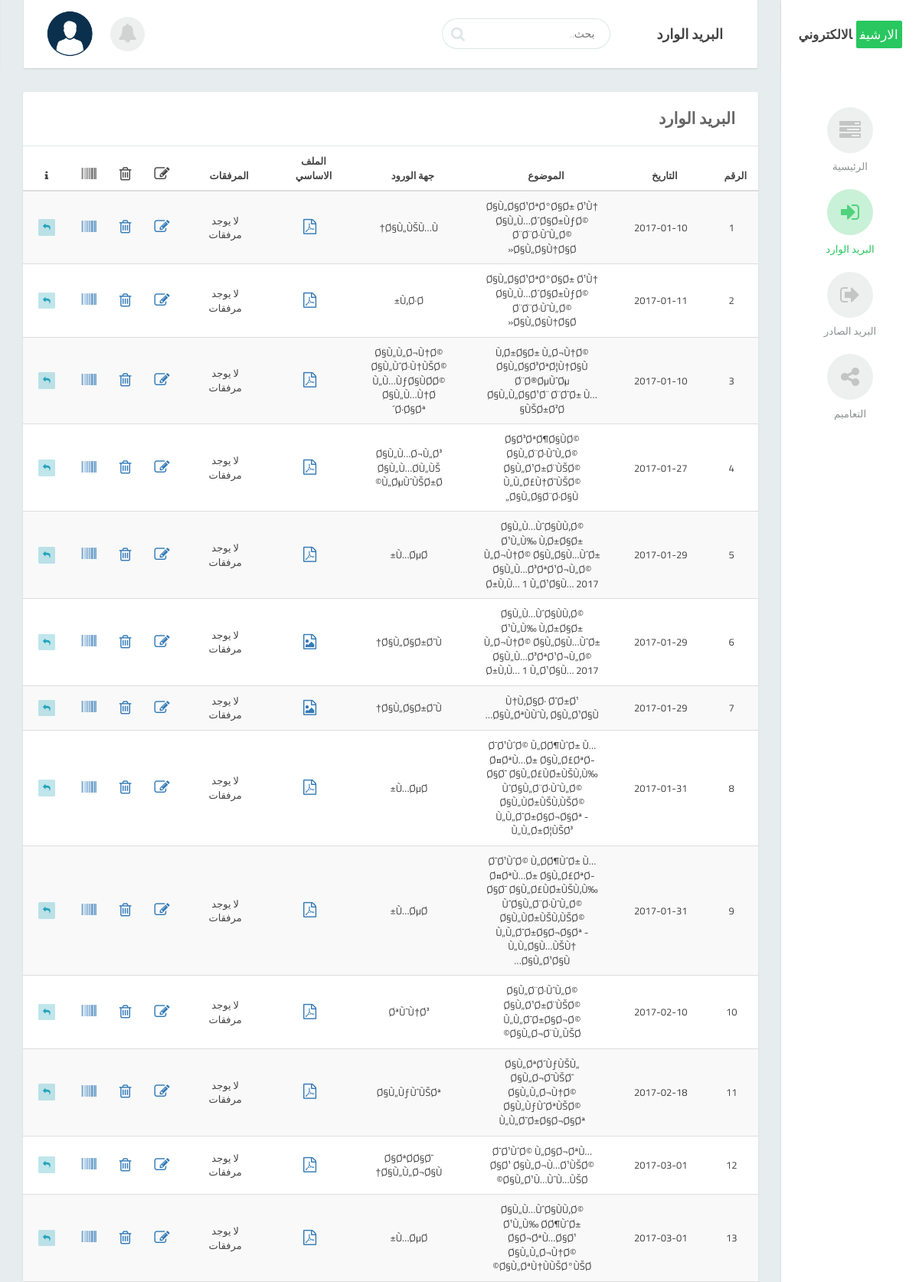
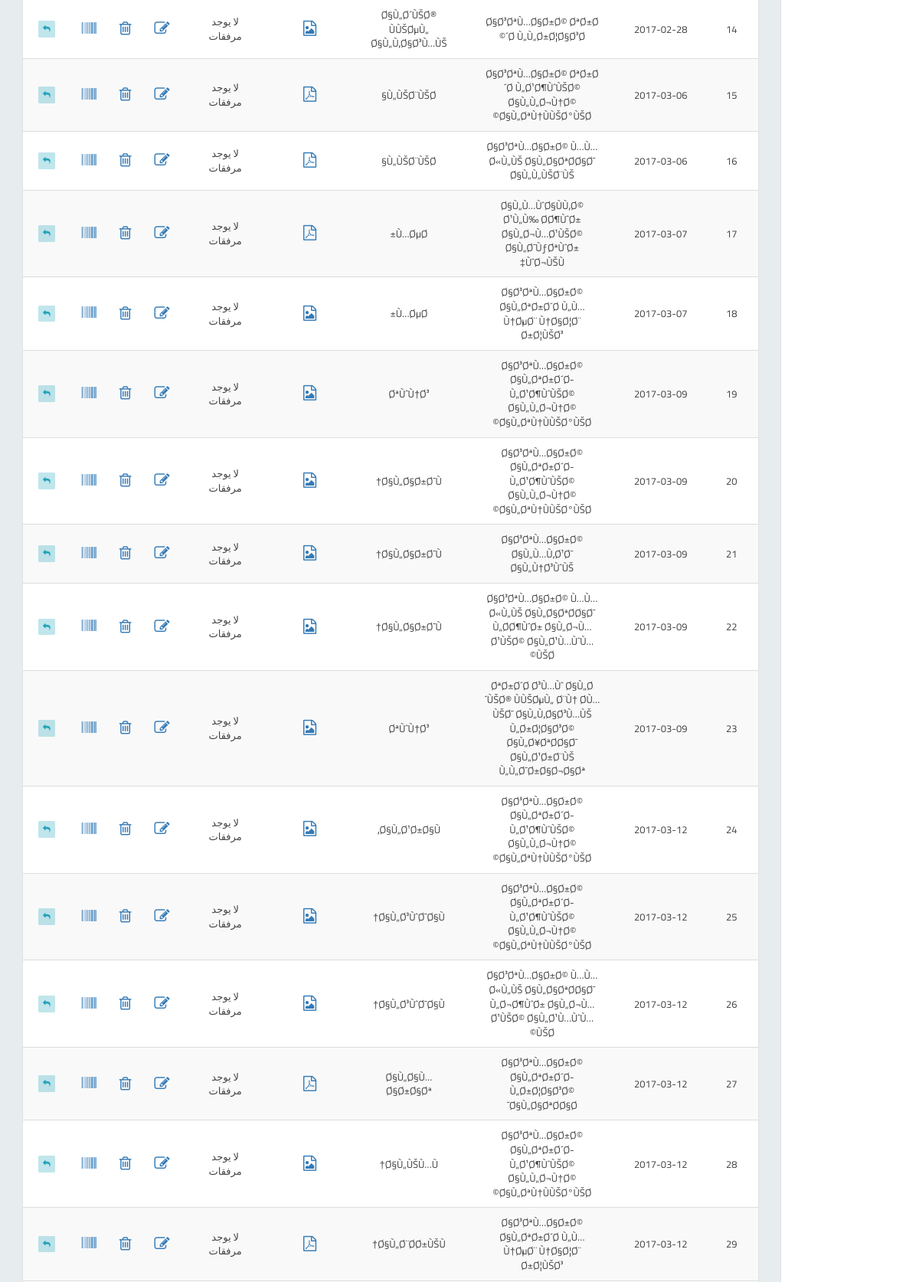
Screenshot of /?page=add_in (signed in, upper part) with the database file from the repository (2 pictures, top to bottom).
### tables this page shows
CREATE TABLE `box` (
  `id` int(11) NOT NULL,
  `b_id` int(11) DEFAULT NULL,
  `desc` text,
  `type` enum('0','1','2') DEFAULT NULL,
  `date` date DEFAULT NULL,
  `from_to` varchar(300) DEFAULT NULL,
  `ready` enum('0','1','2') DEFAULT NULL,
  `year` int(4) NOT NULL
);

CREATE TABLE `attach` (
  `id` int(11) NOT NULL,
  `b_id` int(11) DEFAULT NULL,
  `name` text,
  `type` int(11) DEFAULT NULL
);

### index.php (called while the page is built, shortened)
<?php
require_once("prapare.php");
include("functions.php");
include("links.php");
if (isset($_GET["page"]))
    include($_GET["page"] . ".php");
else
    include("main.php");

### prapare.php (called while the page is built, shortened)
<?php
$Data = array(
  'head' => ' ',
  'body' => ' ',
  'body1' => ' ',
  'links' => '',
  'links2' => '',
  'links3' => '',
  'links4' => '',
  'title' => '',
  'title2' => '',
  'float' => '',
  'code' => ''
);

### add_in.php (the view, shortened to what this page needs)
<?php
if(isset($_SESSION["userid"])==true  and $_SESSION["usertype"]==0)
{
	if(isset($_GET["new"])=="ok")
	{$s="SELECT * FROM `box` WHERE year='{$_SESSION['year']}' and type='0'  and ready='1';";
	AddContent("البريد الوارد الجديد",'title',0);
 AddContent("البريد الوارد الجديد",'title2',0);
	}else
		$s="SELECT * FROM `box` WHERE year='{$_SESSION['year']}' and type='0';";
$sql=mysqli_query($con,$s);
$b=<<<a
  <div class="row">
<div class="col-md-12">
  <div class="card  card-mini">
        <div class="card-header">
          البريد الوارد
        </div>
        <div class="card-body no-padding">
          <table class="datatable table table-striped primary inbox" cellspacing="0"  style="width: 100%; text-align:center"">
    <thead>
        <tr >
            <th style="width:2%">الرقم</th>
            <th  style="width:12%">التاريخ</th>
            <th style="width:%">الموضوع</th>
            <th style="width:11%">جهة الورود</th>
            <th style="width:11%">الملف الاساسي</th>
            <th style="width:12%" >المرفقات</th>
            <th style="width:1%" class="editT"><i class='fa fa-edit' aria-hidden='true' style='font-size:20px'></th>
            <th style="width:1%" class="editT"><i class='fa fa-trash-o' aria-hidden='true' style='font-size:20px'></th>
            <th style="width:1%" class="editT"><i class='fa fa-barcode' aria-hidden='true' style='font-size:19px'></th>
            <th style="width:1%" class="editT"><i class='fa fa-info' aria-hidden='true'></i></th>
        </tr>
    </thead>
    <tbody>
a;
while($res=mysqli_fetch_row($sql))
{
	$b.=<<<b
        <tr >
            <td  onclick="javascript:window.location='?page=add_in&com=ok&id={$res[0]}';">$res[1]</td>
            <td  onclick="javascript:window.location='?page=add_in&com=ok&id={$res[0]}';">$res[4]</td>
			 <td  onclick="javascript:window.location='?page=add_in&com=ok&id={$res[0]}';">$res[2]</td>
			  <td  onclick="javascript:window.location='?page=add_in&com=ok&id={$res[0]}';">$res[5]</td>
	            <td>
b;
$s=mysqli_query($con,"select * from attach where b_id = $res[0] and type=0");
if(mysqli_num_rows($s)==1)
{
while($r=mysqli_fetch_row($s))
{
$value = explode(".", $r[2]);
   $e = strtolower(array_pop($value));
$icon_f=($e=="jpg"|| $e=="jpeg"|| $e=="png")?"file-image-o":(($e=="PDF"|| $e=="pdf")?"file-pdf-o":(($e=="doc"|| $e=="docx")?"file-word-o":"file-text-o"));
$b.="<a href='box/{$r[0]}.{$e}' target='_blank'><i class='fa fa-$icon_f' aria-hidden='true' style='font-size:20px'></i></a>";
}
}
else
$b.="لا يوجد مرفقات";
$b.=<<<b
</td>
<td>
b;
$s=mysqli_query($con,"select * from attach where b_id = {$res[0]} and type=1");
if(mysqli_num_rows($s)>0)
{
while($r=mysqli_fetch_row($s))
{
$value = explode(".", $r[2]);
   $e = strtolower(array_pop($value));
$icon_f=($e=="jpg"|| $e=="jpeg"|| $e=="png")?"file-image-o":(($e=="PDF"|| $e=="pdf")?"file-pdf-o":(($e=="doc"|| $e=="docx")?"file-word-o":"file-text-o"));
$b.="<a href='box/{$r[0]}.{$e}' target='_blank'> <i class='fa fa-$icon_f' aria-hidden='true' style='font-size:20px'></i></a>&nbsp; &nbsp;";
}
}
else
$b.="لا يوجد مرفقات";
$b.=<<<ab
<th style="width:2%"><a href="?page=add_in&edit=ok&id=$res[0]" ><i class='fa fa-edit' aria-hidden='true' style='font-size:20px'></a></th>
<th style="width:2%" ><a  onclick="javascript:confirmDelete('?page=add_in&d=$res[0]')"><i class='fa fa-trash-o' aria-hidden='true' style='font-size:20px'></a></th>
<th style="width:2%"><a href='barcode/index.php?id=$res[0]&num=$res[1]&date=$res[4]' target="black"><i class='fa fa-barcode' aria-hidden='true' style='font-size:19px'></a></th>
ab;
if($res[6]==1)
$b.=<<<ab
<td><span class="badge badge-warning badge-icon"><i class="fa fa-clock-o" aria-hidden="true"></i></span></td>
ab;
elseif($res[6]==0)
$b.="<td><span class='badge badge-info badge-icon'><i class='fa fa-reply' aria-hidden='true'></i></span></td>";
elseif($res[6]==2)
$b.="<td><span class='badge badge-success badge-icon'><i class='fa fa-check' aria-hidden='true'></i></span></td>";
}
$b.=<<<abb
    </tbody>
</table>
        </div>
      </div>  </div>  </div>
	  <script>
function confirmDelete(delUrl) {
  if (confirm("هل انت متأكد من الحذف")) {
    document.location = delUrl;
  }}
</script>
abb;
}
else
include("main.php");
?>

### links.php (shortened to what this page needs)
<?php
if(isset($_SESSION["userid"]))
{
$name=$_SESSION["name"];
$ph=$_SESSION["photo"];
$p=<<<ab
        <li class="dropdown profile">
          <a href="/html/pages/profile.html" class="dropdown-toggle"  data-toggle="dropdown">
            <img class="profile-img" src="profile/$ph">
            <div class="title">الملف الشخصي</div>
          </a>
          <div class="dropdown-menu">
            <div class="profile-info">
              <h4 class="username" style="text-align: right;">$name</h4>
            </div>
            <ul class="action">
              <li>
                <a href="?page=acount">
                  الملف الشخصي
                </a>
              </li>
              <li>
                <a href="?page=setting">
                  الاعدادات
                </a>
              </li>
              <li>
                <a href="?page=Logout">
تسجيل الخروج
                </a>
              </li>
            </ul>
          </div>
        </li>
ab;
 if(  $_SESSION["usertype"]==0)
 { $a=<<<a
<ul class="sidebar-nav">
      <li id="main">
        <a href="?page=main">
          <div class="icon">
            <i class="fa fa-tasks" aria-hidden="true"></i>
          </div>
          <div class="title">الرئيسية</div>
        </a>
      </li>
      <li class="dropdown "  id="add_in">
        <a href="#" class="dropdown-toggle" data-toggle="dropdown">
          <div class="icon">
            <i class="fa fa-sign-in" aria-hidden="true"></i>
          </div>
          <div class="title">البريد الوارد</div>
        </a>
        <div class="dropdown-menu">
          <ul>
            <li class="section"><i class="fa fa-sign-in" aria-hidden="true"></i> البريد الوارد</li>
            <li><a href="?page=add_in">مشاهدة الكل</a></li>
		   <li><a href="?page=add_in&new=ok">الوارد الجديد</a></li>
            <li><a href="?page=add_in&insert=ok">إضافة جديد</a></li>
          </ul>
        </div>
      </li>
	        <li class="dropdown "  id="add_out">
        <a href="#" class="dropdown-toggle" data-toggle="dropdown">
          <div class="icon">
            <i class="fa fa-sign-out" aria-hidden="true"></i>
          </div>
          <div class="title">البريد الصادر</div>
        </a>
        <div class="dropdown-menu" >
          <ul>
            <li class="section"><i class="fa fa-sign-out" aria-hidden="true"></i> البريد الصادر</li>
            <li><a href="?page=add_out">مشاهدة الكل</a></li>
            <li><a href="?page=add_out&insert=ok">إضافة جديد</a></li>
          </ul>
        </div>
      </li>
	        </li>
	        <li class="dropdown "  id="add_t">
        <a href="#" class="dropdown-toggle" data-toggle="dropdown">
          <div class="icon">
            <i class="fa fa-share-alt" aria-hidden="true"></i>
          </div>
          <div class="title">التعاميم</div>
        </a>
        <div class="dropdown-menu">
          <ul>
            <li class="section"><i class="fa fa-share-alt" aria-hidden="true"></i> التعاميم</li>
            <li><a href="?page=add_t">مشاهدة الكل</a></li>
            <li><a href="?page=add_t&insert=ok">إضافة جديد</a></li>
          </ul>
        </div>
      </li>
    </ul>
a;
 }
$ready=($_SESSION['usertype']==0)?1:0;
list($non)=mysqli_fetch_row(mysqli_query($con,"SELECT count(id)
FROM `box`
WHERE `type` = '0'  and year='{$_SESSION['year']}'
AND `ready` = '$ready'"));
if($non==0)
$not=<<<a
    <li class="dropdown notification ">
          <a href="#" class="dropdown-toggle" data-toggle="dropdown">
            <div class="icon"><i class="fa fa-bell" aria-hidden="true"></i></div>
            <div class="title">نظام التنبيهات</div>
          </a>
          <div class="dropdown-menu">
            <ul>
              <li class="dropdown-header">التنبيهات</li>
              <li>
                <a href="?page=add_in&new=ok">
                  لايوجد رسائل جديدة
                </a>
              </li>
              <li class="dropdown-footer">
                <a href="?page=add_in">مشاهدة الكل <i class="fa fa-angle-left" aria-hidden="true"></i></a>
              </li>
            </ul>
          </div>
        </li>
a;
}
else
{
AddContent("","links2",0);
      AddContent('','links',0);
       AddContent('','links3',0);
}
?>

### functions.php (shortened to what this page needs)
<?php
function AddContent($d, $k, $t = 2)
{
    global $Data;
    switch ($t) {
        case 0:
            $Data[$k] = $d;
            break;
    }
}
function print_out()
{
    if (isset($_SESSION["userid"]) != true) {
        global $Data;
        $tem = file_get_contents("login.html");
        foreach ($Data as $k => $v) {
            $tem = str_ireplace("#" . strtoupper($k) . "#", $v, $tem);
        }
        echo $tem;
    } else {
        global $Data;
        $tem = file_get_contents("template.html");
        foreach ($Data as $k => $v) {
            $tem = str_ireplace("#" . strtoupper($k) . "#", $v, $tem);
        }
        echo $tem;
    }
}

### rows the page displays
box: b "1", date "2017-01-10", desc "Ø§Ù„Ø§Ø¹ØªØ°Ø§Ø± Ø¹Ù† Ø§Ù„Ù…Ø´Ø§Ø±ÙƒØ© Ø¨Ø¨Ø·ÙˆÙ„Ø© Ø§Ù„Ø§Ù†Ø§Ø«", from_to "Ø§Ù„ÙŠÙ…Ù†", value "لا يوجد مرفقات", ready "0" (drawn)
box: b "2", date "2017-01-11", desc "Ø§Ù„Ø§Ø¹ØªØ°Ø§Ø± Ø¹Ù† Ø§Ù„Ù…Ø´Ø§Ø±ÙƒØ© Ø¨Ø¨Ø·ÙˆÙ„Ø© Ø§Ù„Ø§Ù†Ø§Ø«", from_to "Ù‚Ø·Ø±", value "لا يوجد مرفقات", ready "0" (drawn)
box: b "3", date "2017-01-10", desc "Ù‚Ø±Ø§Ø± Ù„Ø¬Ù†Ø© Ø§Ù„Ø§Ø³ØªØ¦Ù†Ø§Ù Ø¨Ø®ØµÙˆØµ Ø§Ù„Ù„Ø§Ø¹Ø¨ Ø¨Ø¯Ø± Ù…ÙŠØ±Ø²Ø§", from_to "Ø§Ù„Ù„Ø¬Ù†Ø© Ø§Ù„ÙˆØ·Ù†ÙŠØ© Ù„Ù…ÙƒØ§ÙØ­Ø© Ø§Ù„Ù…Ù†Ø´Ø·Ø§Øª", value "لا يوجد مرفقات", ready "0" (drawn)
box: b "4", date "2017-01-27", desc "Ø§Ø³ØªØ¶Ø§ÙØ© Ø§Ù„Ø¨Ø·ÙˆÙ„Ø© Ø§Ù„Ø¹Ø±Ø¨ÙŠØ© Ù„Ù„Ø£Ù†Ø¯ÙŠØ© Ø§Ù„Ø§Ø¨Ø·Ø§Ù„", from_to "Ø§Ù„Ù…Ø¬Ù„Ø³ Ø§Ù„Ù…Ø­Ù„ÙŠ Ù„ØµÙˆÙŠØ±Ø©", value "لا يوجد مرفقات", ready "0" (drawn)
box: b "5", date "2017-01-29", desc "Ø§Ù„Ù…ÙˆØ§ÙÙ‚Ø© Ø¹Ù„Ù‰ Ù‚Ø±Ø§Ø± Ù„Ø¬Ù†Ø© Ø§Ù„Ø§Ù…ÙˆØ± Ø§Ù„Ù…Ø³ØªØ¹Ø¬Ù„Ø© Ø±Ù‚Ù… 1 Ù„Ø¹Ø§Ù… 2017", from_to "Ù…ØµØ±", value "لا يوجد مرفقات", ready "0" (drawn)
box: b "6", date "2017-01-29", desc "Ø§Ù„Ù…ÙˆØ§ÙÙ‚Ø© Ø¹Ù„Ù‰ Ù‚Ø±Ø§Ø± Ù„Ø¬Ù†Ø© Ø§Ù„Ø§Ù…ÙˆØ± Ø§Ù„Ù…Ø³ØªØ¹Ø¬Ù„Ø© Ø±Ù‚Ù… 1 Ù„Ø¹Ø§Ù… 2017", from_to "Ø§Ù„Ø§Ø±Ø¯Ù†", value "لا يوجد مرفقات", ready "0" (drawn)
box: b "7", date "2017-01-29", desc "Ù†Ù‚Ø§Ø· Ø¯Ø±Ø¹ Ø§Ù„ØªÙÙˆÙ‚ Ø§Ù„Ø¹Ø§Ù…", from_to "Ø§Ù„Ø§Ø±Ø¯Ù†", value "لا يوجد مرفقات", ready "0" (drawn)
box: b "8", date "2017-01-31", desc "Ø¯Ø¹ÙˆØ© Ù„Ø­Ø¶ÙˆØ± Ù…Ø¤ØªÙ…Ø± Ø§Ù„Ø£ØªØ­Ø§Ø¯ Ø§Ù„Ø£ÙØ±ÙŠÙ‚Ù‰ ÙˆØ§Ù„Ø¨Ø·ÙˆÙ„Ø© Ø§Ù„ÙØ±ÙŠÙ‚ÙŠØ© Ù„Ù„Ø¯Ø±Ø§Ø¬Ø§Øª - Ù„Ù„Ø±Ø¦ÙŠØ³", from_to "Ù…ØµØ±", value "لا يوجد مرفقات", ready "0" (drawn)
box: b "9", date "2017-01-31", desc "Ø¯Ø¹ÙˆØ© Ù„Ø­Ø¶ÙˆØ± Ù…Ø¤ØªÙ…Ø± Ø§Ù„Ø£ØªØ­Ø§Ø¯ Ø§Ù„Ø£ÙØ±ÙŠÙ‚Ù‰ ÙˆØ§Ù„Ø¨Ø·ÙˆÙ„Ø© Ø§Ù„ÙØ±ÙŠÙ‚ÙŠØ© Ù„Ù„Ø¯Ø±Ø§Ø¬Ø§Øª - Ù„Ù„Ø§Ù…ÙŠÙ† Ø§Ù„Ø¹Ø§Ù…", from_to "Ù…ØµØ±", value "لا يوجد مرفقات", ready "0" (drawn)
box: b "10", date "2017-02-10", desc "Ø§Ù„Ø¨Ø·ÙˆÙ„Ø© Ø§Ù„Ø¹Ø±Ø¨ÙŠØ© Ù„Ù„Ø¯Ø±Ø§Ø¬Ø© Ø§Ù„Ø¬Ø¨Ù„ÙŠØ©", from_to "ØªÙˆÙ†Ø³", value "لا يوجد مرفقات", ready "0" (drawn)
box: b "11", date "2017-02-18", desc "Ø§Ù„ØªØ´ÙƒÙŠÙ„ Ø§Ù„Ø¬Ø¯ÙŠØ¯ Ø§Ù„Ù„Ø¬Ù†Ø© Ø§Ù„ÙƒÙˆØªÙŠØ© Ù„Ù„Ø¯Ø±Ø§Ø¬Ø§Øª", from_to "Ø§Ù„ÙƒÙˆÙŠØª", value "لا يوجد مرفقات", ready "0" (drawn)
box: b "12", date "2017-03-01", desc "Ø¯Ø¹ÙˆØ© Ù„Ø§Ø¬ØªÙ…Ø§Ø¹ Ø§Ù„Ø¬Ù…Ø¹ÙŠØ© Ø§Ù„Ø¹Ù…ÙˆÙ…ÙŠØ©", from_to "Ø§ØªØ­Ø§Ø¯ Ø§Ù„Ù„Ø¬Ø§Ù†", value "لا يوجد مرفقات", ready "0" (drawn)
box: b "13", date "2017-03-01", desc "Ø§Ù„Ù…ÙˆØ§ÙÙ‚Ø© Ø¹Ù„Ù‰ Ø­Ø¶ÙˆØ± Ø§Ø¬ØªÙ…Ø§Ø¹ Ø§Ù„Ù„Ø¬Ù†Ø© Ø§Ù„ØªÙ†ÙÙŠØ°ÙŠØ©", from_to "Ù…ØµØ±", value "لا يوجد مرفقات", ready "0" (drawn)
box: b "14", date "2017-02-28", desc "Ø§Ø³ØªÙ…Ø§Ø±Ø© ØªØ±Ø´Ø­ Ù„Ù„Ø±Ø¦Ø§Ø³Ø©", from_to "Ø§Ù„Ø´ÙŠØ® ÙÙŠØµÙ„ Ø§Ù„Ù‚Ø§Ø³Ù…ÙŠ", value "لا يوجد مرفقات", ready "0" (drawn)
box: b "15", date "2017-03-06", desc "Ø§Ø³ØªÙ…Ø§Ø±Ø© ØªØ±Ø´Ø­ Ù„Ø¹Ø¶ÙˆÙŠØ© Ø§Ù„Ù„Ø¬Ù†Ø© Ø§Ù„ØªÙ†ÙÙŠØ°ÙŠØ©", from_to "Ù„ÙŠØ¨ÙŠØ§", value "لا يوجد مرفقات", ready "0" (drawn)
box: b "16", date "2017-03-06", desc "Ø§Ø³ØªÙ…Ø§Ø±Ø© Ù…Ù…Ø«Ù„ÙŠ Ø§Ù„Ø§ØªØ­Ø§Ø¯ Ø§Ù„Ù„ÙŠØ¨ÙŠ", from_to "Ù„ÙŠØ¨ÙŠØ§", value "لا يوجد مرفقات", ready "0" (drawn)
box: b "17", date "2017-03-07", desc "Ø§Ù„Ù…ÙˆØ§ÙÙ‚Ø© Ø¹Ù„Ù‰ Ø­Ø¶ÙˆØ± Ø§Ù„Ø¬Ù…Ø¹ÙŠØ© Ø§Ù„Ø¯ÙƒØªÙˆØ± ÙˆØ¬ÙŠÙ‡", from_to "Ù…ØµØ±", value "لا يوجد مرفقات", ready "0" (drawn)
box: b "18", date "2017-03-07", desc "Ø§Ø³ØªÙ…Ø§Ø±Ø© Ø§Ù„ØªØ±Ø´Ø­ Ù„Ù…Ù†ØµØ¨ Ù†Ø§Ø¦Ø¨ Ø±Ø¦ÙŠØ³", from_to "Ù…ØµØ±", value "لا يوجد مرفقات", ready "0" (drawn)
box: b "19", date "2017-03-09", desc "Ø§Ø³ØªÙ…Ø§Ø±Ø© Ø§Ù„ØªØ±Ø´Ø­ Ù„Ø¹Ø¶ÙˆÙŠØ© Ø§Ù„Ù„Ø¬Ù†Ø© Ø§Ù„ØªÙ†ÙÙŠØ°ÙŠØ©", from_to "ØªÙˆÙ†Ø³", value "لا يوجد مرفقات", ready "0" (drawn)
box: b "20", date "2017-03-09", desc "Ø§Ø³ØªÙ…Ø§Ø±Ø© Ø§Ù„ØªØ±Ø´Ø­ Ù„Ø¹Ø¶ÙˆÙŠØ© Ø§Ù„Ù„Ø¬Ù†Ø© Ø§Ù„ØªÙ†ÙÙŠØ°ÙŠØ©", from_to "Ø§Ù„Ø§Ø±Ø¯Ù†", value "لا يوجد مرفقات", ready "0" (drawn)
box: b "21", date "2017-03-09", desc "Ø§Ø³ØªÙ…Ø§Ø±Ø© Ø§Ù„Ù…Ù‚Ø¹Ø¯ Ø§Ù„Ù†Ø³ÙˆÙŠ", from_to "Ø§Ù„Ø§Ø±Ø¯Ù†", value "لا يوجد مرفقات", ready "0" (drawn)
box: b "22", date "2017-03-09", desc "Ø§Ø³ØªÙ…Ø§Ø±Ø© Ù…Ù…Ø«Ù„ÙŠ Ø§Ù„Ø§ØªØ­Ø§Ø¯ Ù„Ø­Ø¶ÙˆØ± Ø§Ù„Ø¬Ù…Ø¹ÙŠØ© Ø§Ù„Ø¹Ù…ÙˆÙ…ÙŠØ©", from_to "Ø§Ù„Ø§Ø±Ø¯Ù†", value "لا يوجد مرفقات", ready "0" (drawn)
box: b "23", date "2017-03-09", desc "ØªØ±Ø´Ø­ Ø³Ù…Ùˆ Ø§Ù„Ø´ÙŠØ® ÙÙŠØµÙ„ Ø¨Ù† Ø­Ù…ÙŠØ¯ Ø§Ù„Ù‚Ø§Ø³Ù…ÙŠ Ù„Ø±Ø¦Ø§Ø³Ø© Ø§Ù„Ø¥ØªØ­Ø§Ø¯ Ø§Ù„Ø¹Ø±Ø¨ÙŠ Ù„Ù„Ø¯Ø±Ø§Ø¬Ø§Øª", from_to "ØªÙˆÙ†Ø³", value "لا يوجد مرفقات", ready "0" (drawn)
box: b "24", date "2017-03-12", desc "Ø§Ø³ØªÙ…Ø§Ø±Ø© Ø§Ù„ØªØ±Ø´Ø­ Ù„Ø¹Ø¶ÙˆÙŠØ© Ø§Ù„Ù„Ø¬Ù†Ø© Ø§Ù„ØªÙ†ÙÙŠØ°ÙŠØ©", from_to "Ø§Ù„Ø¹Ø±Ø§Ù‚", value "لا يوجد مرفقات", ready "0" (drawn)
box: b "25", date "2017-03-12", desc "Ø§Ø³ØªÙ…Ø§Ø±Ø© Ø§Ù„ØªØ±Ø´Ø­ Ù„Ø¹Ø¶ÙˆÙŠØ© Ø§Ù„Ù„Ø¬Ù†Ø© Ø§Ù„ØªÙ†ÙÙŠØ°ÙŠØ©", from_to "Ø§Ù„Ø³ÙˆØ¯Ø§Ù†", value "لا يوجد مرفقات", ready "0" (drawn)
box: b "26", date "2017-03-12", desc "Ø§Ø³ØªÙ…Ø§Ø±Ø© Ù…Ù…Ø«Ù„ÙŠ Ø§Ù„Ø§ØªØ­Ø§Ø¯ Ù„Ø¬Ø¶ÙˆØ± Ø§Ù„Ø¬Ù…Ø¹ÙŠØ© Ø§Ù„Ø¹Ù…ÙˆÙ…ÙŠØ©", from_to "Ø§Ù„Ø³ÙˆØ¯Ø§Ù†", value "لا يوجد مرفقات", ready "0" (drawn)
box: b "27", date "2017-03-12", desc "Ø§Ø³ØªÙ…Ø§Ø±Ø© Ø§Ù„ØªØ±Ø´Ø­ Ù„Ø±Ø¦Ø§Ø³Ø© Ø§Ù„Ø§ØªØ­Ø§Ø¯", from_to "Ø§Ù„Ø§Ù…Ø§Ø±Ø§Øª", value "لا يوجد مرفقات", ready "0" (drawn)
box: b "28", date "2017-03-12", desc "Ø§Ø³ØªÙ…Ø§Ø±Ø© Ø§Ù„ØªØ±Ø´Ø­ Ù„Ø¹Ø¶ÙˆÙŠØ© Ø§Ù„Ù„Ø¬Ù†Ø© Ø§Ù„ØªÙ†ÙÙŠØ°ÙŠØ©", from_to "Ø§Ù„ÙŠÙ…Ù†", value "لا يوجد مرفقات", ready "0" (drawn)
box: b "29", date "2017-03-12", desc "Ø§Ø³ØªÙ…Ø§Ø±Ø© Ø§Ù„ØªØ±Ø´Ø­ Ù„Ù…Ù†ØµØ¨ Ù†Ø§Ø¦Ø¨ Ø±Ø¦ÙŠØ³", from_to "Ø§Ù„Ø¨Ø­Ø±ÙŠÙ†", value "لا يوجد مرفقات", ready "0" (drawn)
